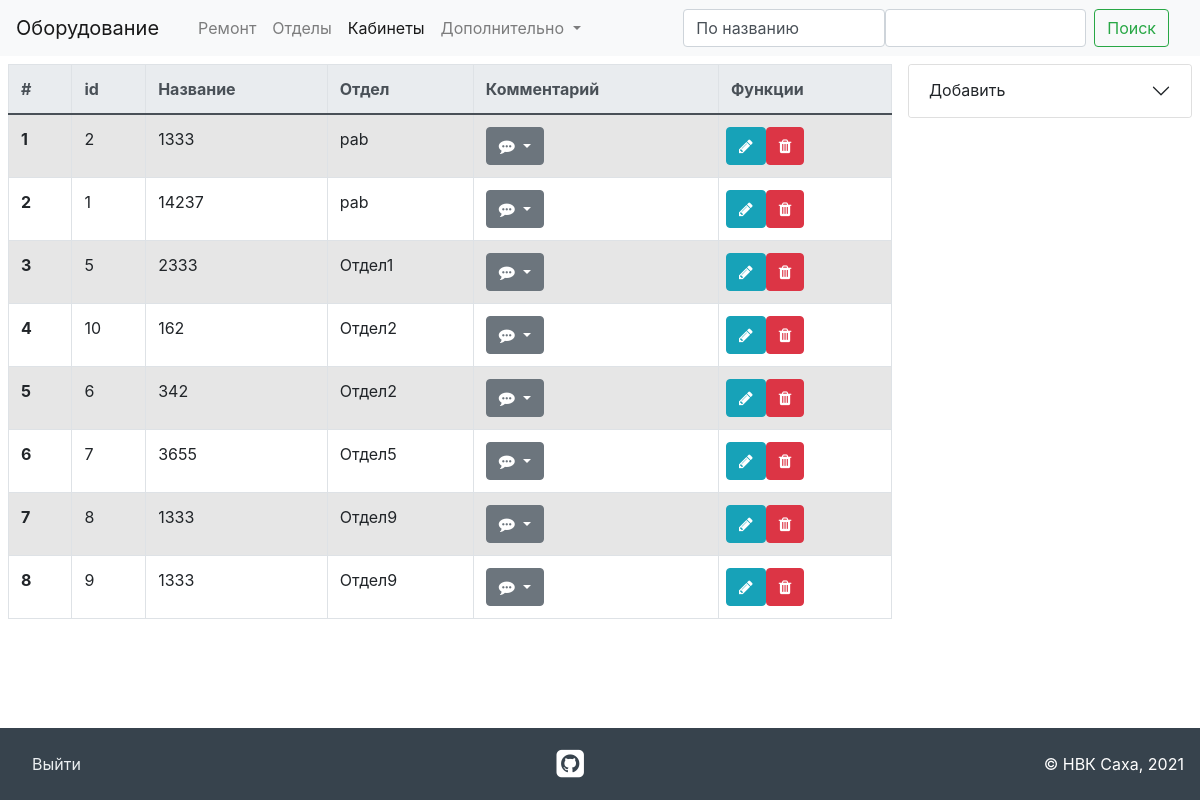
The page /location/ (signed in) on the database its author committed.
### invent/models.py (models this page shows, shortened)
class Location(models.Model):
    room = models.CharField(max_length=40, verbose_name='Кабинет')
    comment = models.TextField(max_length=200, verbose_name='Комментарий')
    department = models.ForeignKey('Department', on_delete=models.PROTECT, verbose_name='Отдел')
    class Meta:
        verbose_name = "Кабинеты"
        verbose_name_plural = "Кабинет"
        ordering = ['department', 'room']

class Department(models.Model):
    name = models.CharField(max_length=40, verbose_name="Отдел")
    class Meta:
        ordering = ["name"]
        verbose_name = 'Отделы'
        verbose_name_plural = 'Отдел'
    def __str__(self):
        return self.name

### invent/views.py (the view)
# urls.py: path('location/', location, name='location'),
def location(request):
    if request.user.is_authenticated:
        if request.method == "POST":
            form = LocationForm(request.POST)
            if form.is_valid():
                invent = form.save(commit=False)
                invent.save()
                return redirect('location')
        else:
            form = LocationForm()
        search_query = request.GET.get('q')
        selected_query = request.GET.get('s')
        if search_query:
            if selected_query == "0":
                loc = Location.objects.filter(Q(room__icontains=search_query))
            elif selected_query == "1":
                loc = Location.objects.filter(Q(department__name__icontains=search_query))
        else:
            loc = Location.objects.all()
        deps = Department.objects.all()
    else:
        return redirect('auth')
    return render(request, 'invent/room.html', {'room': loc,
                                                'form': form,
                                                'title': "Кабинеты",
                                                'deps': deps,
                                                'menu': menu})

### invent/forms.py
class LocationForm(forms.ModelForm):
    class Meta:
        model = Location
        fields = {
            'room',
            'comment',
            'department'
        }

### invent/templates/invent/room.html (shortened to what this page needs)
{% extends 'invent/base.html' %}
{% block content %}
    <div class="d-flex flex-row justify-content-between">
        <div class="p-2 w-75 h-100 bd-highlight">
            <table class="table table-striped table-bordered table-hover">
                <thead class="thead-light">
                <tr>
                    <th scope="col">#</th>
                    <th scope="col">id</th>
                    <th scope="col">Название</th>
                    <th scope="col">Отдел</th>
                    <th scope="col">Комментарий</th>
                    {% if perms.invent.change_location %}
                        <th scope="col">Функции</th>
                    {% endif %}
                </tr>
                </thead>
                <tbody>
                {% for s in room %}
                    <tr>
                        <th scope="row">{{ forloop.counter }}</th>
                        <td>{{ s.id }}</td>
                        <td>{{ s.room }}</td>
                        <td>{{ s.department }}</td>
                        <td>
                            <div class="dropdown d-flex justify-content-between">
                                <button class="btn btn-secondary dropdown-toggle" type="button" id="dropdownMenuButton"
                                        data-toggle="dropdown" aria-haspopup="true" aria-expanded="false">
                                   <i class="fa fa-commenting"></i>
                                </button>
                            </div>
                        </td>
                        {% if perms.invent.change_location %}
                            <td>
                                <div class="form-row">
                                    <button type="button" class="btn btn-info" data-target="#modal-item-{{ s.id }}"
                                            data-toggle="modal" id="update-item-{{ s.id }}"><i class="fa fa-pencil"></i>
                                    </button>
                                    <button type="button" class="btn btn-danger" data-target="#modal-delete-{{ s.id }}"
                                            data-toggle="modal" id="modal-try-{{ s.id }}"><i class="fa fa-trash"></i>
                                    </button>
                                </div>
                            </td>
                        {% endif %}
                    </tr>
                {% endfor %}
                </tbody>
            </table>
        </div>
        <div class="accordion p-2 w-25 h-100 bd-highlight" id="accordion-home">
            {% if perms.invent.add_location %}
                <div class="accordion-item">
                    <h2 class="accordion-header" id="headingTwo">
                        <button class="accordion-button collapsed" type="button" data-bs-toggle="collapse"
                                data-bs-target="#collapseTwo" aria-expanded="false" aria-controls="collapseTwo">
                            Добавить
                        </button>
                    </h2>
                </div>
            {% endif %}
        </div>
    </div>
{% endblock %}
{% block search %}
    <form class="d-flex" action="{% url 'location' %}" method="GET">
        <select class="selectpicker form-control" aria-label=" multiple select example" name="s">
            <option selected value="0">По названию</option>
        </select>
        <input type="text" name="q" class="form-control me-2">
        <button class="btn btn-outline-success" type="submit">Поиск</button>
    </form>
{% endblock %}

### invent/static/invent/css/styles.css (style rules this page uses)
html, body { height: 100%; }

### rows shown on the page
Location: id "2", room "1333", department "pab"
Location: id "1", room "14237", department "pab"
Location: id "5", room "2333", department "Отдел1"
Location: id "10", room "162", department "Отдел2"
Location: id "6", room "342", department "Отдел2"
Location: id "7", room "3655", department "Отдел5"
Location: id "8", room "1333", department "Отдел9"
Location: id "9", room "1333", department "Отдел9"
